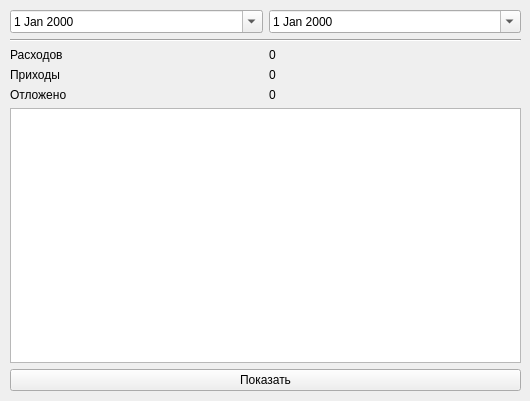
<?xml version="1.0" encoding="UTF-8"?>
<ui version="4.0">
 <class>SummaryWidget</class>
 <widget class="QWidget" name="SummaryWidget">
  <property name="geometry">
   <rect>
    <x>0</x>
    <y>0</y>
    <width>530</width>
    <height>401</height>
   </rect>
  </property>
  <property name="windowTitle">
   <string>Form</string>
  </property>
  <widget class="QWidget" name="layoutWidget">
   <property name="geometry">
    <rect>
     <x>10</x>
     <y>10</y>
     <width>511</width>
     <height>381</height>
    </rect>
   </property>
   <layout class="QGridLayout" name="gridLayout">
    <item row="5" column="0" colspan="2">
     <widget class="DatabaseTableWidget" name="tableWidget"/>
    </item>
    <item row="6" column="0" colspan="2">
     <widget class="QPushButton" name="pushButton">
      <property name="text">
       <string>Показать</string>
      </property>
     </widget>
    </item>
    <item row="4" column="1">
     <widget class="QLabel" name="labelSavedData">
      <property name="text">
       <string>0</string>
      </property>
     </widget>
    </item>
    <item row="0" column="1">
     <widget class="QDateEdit" name="deTo">
      <property name="calendarPopup">
       <bool>true</bool>
      </property>
     </widget>
    </item>
    <item row="3" column="0">
     <widget class="QLabel" name="labelIn">
      <property name="text">
       <string>Приходы</string>
      </property>
     </widget>
    </item>
    <item row="0" column="0">
     <widget class="QDateEdit" name="deFrom">
      <property name="calendarPopup">
       <bool>true</bool>
      </property>
     </widget>
    </item>
    <item row="1" column="0" colspan="2">
     <widget class="Line" name="line">
      <property name="orientation">
       <enum>Qt::Horizontal</enum>
      </property>
     </widget>
    </item>
    <item row="3" column="1">
     <widget class="QLabel" name="labelInData">
      <property name="text">
       <string>0</string>
      </property>
     </widget>
    </item>
    <item row="4" column="0">
     <widget class="QLabel" name="labelSaved">
      <property name="text">
       <string>Отложено</string>
      </property>
     </widget>
    </item>
    <item row="2" column="0">
     <widget class="QLabel" name="labelOut">
      <property name="text">
       <string>Расходов</string>
      </property>
     </widget>
    </item>
    <item row="2" column="1">
     <widget class="QLabel" name="labelOutData">
      <property name="text">
       <string>0</string>
      </property>
     </widget>
    </item>
   </layout>
   <zorder>pushButton</zorder>
   <zorder>labelSavedData</zorder>
   <zorder>deTo</zorder>
   <zorder>labelIn</zorder>
   <zorder>deFrom</zorder>
   <zorder>line</zorder>
   <zorder>labelInData</zorder>
   <zorder>labelSaved</zorder>
   <zorder>labelOut</zorder>
   <zorder>labelOutData</zorder>
   <zorder>tableWidget</zorder>
  </widget>
 </widget>
 <customwidgets>
  <customwidget>
   <class>DatabaseTableWidget</class>
   <extends>QTableWidget</extends>
   <header>ui/databasetablewidget.h</header>
  </customwidget>
 </customwidgets>
 <tabstops>
  <tabstop>deFrom</tabstop>
  <tabstop>deTo</tabstop>
 </tabstops>
 <resources/>
 <connections/>
</ui>
